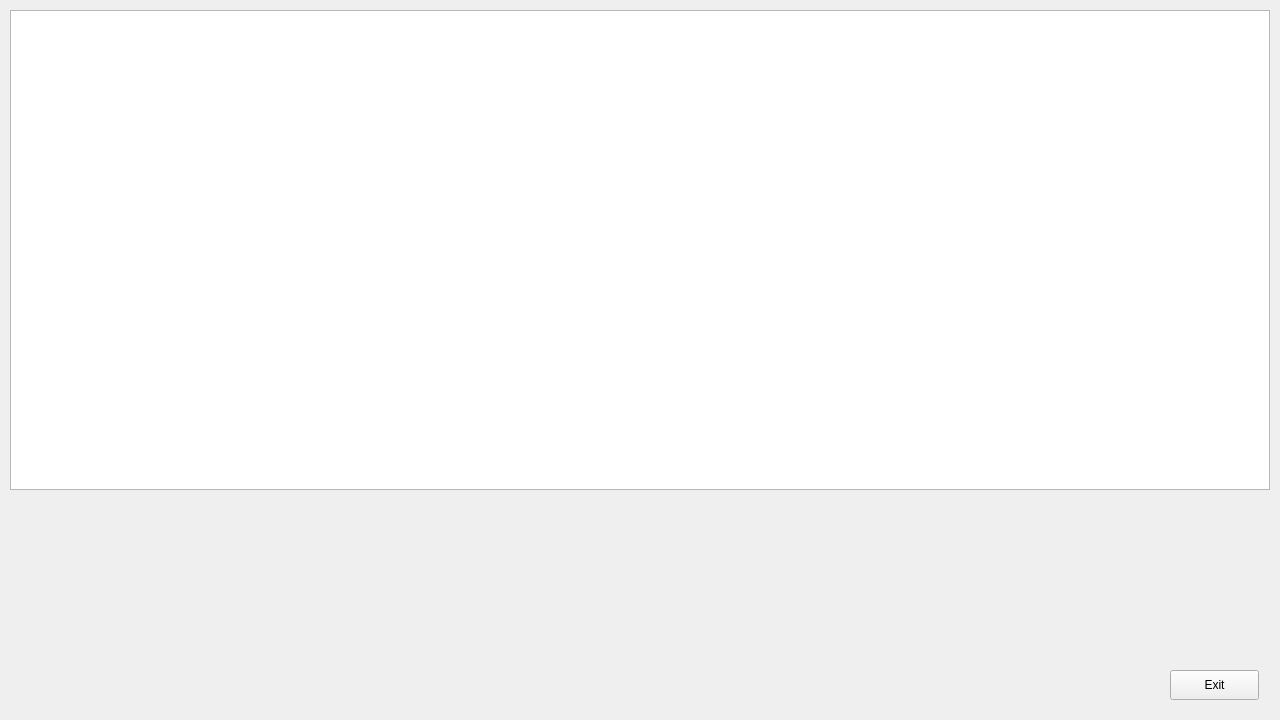
<?xml version="1.0" encoding="UTF-8"?>
<ui version="4.0">
 <class>Widget</class>
 <widget class="QWidget" name="Widget">
  <property name="windowModality">
   <enum>Qt::NonModal</enum>
  </property>
  <property name="geometry">
   <rect>
    <x>0</x>
    <y>0</y>
    <width>1280</width>
    <height>720</height>
   </rect>
  </property>
  <property name="sizePolicy">
   <sizepolicy hsizetype="Fixed" vsizetype="Fixed">
    <horstretch>0</horstretch>
    <verstretch>0</verstretch>
   </sizepolicy>
  </property>
  <property name="windowTitle">
   <string>Wave Plot</string>
  </property>
  <widget class="QGraphicsView" name="graphicsView">
   <property name="geometry">
    <rect>
     <x>10</x>
     <y>10</y>
     <width>1260</width>
     <height>480</height>
    </rect>
   </property>
   <property name="sizePolicy">
    <sizepolicy hsizetype="Fixed" vsizetype="Fixed">
     <horstretch>0</horstretch>
     <verstretch>0</verstretch>
    </sizepolicy>
   </property>
  </widget>
  <widget class="QPushButton" name="exitButton">
   <property name="geometry">
    <rect>
     <x>1170</x>
     <y>670</y>
     <width>89</width>
     <height>30</height>
    </rect>
   </property>
   <property name="text">
    <string>Exit</string>
   </property>
  </widget>
 </widget>
 <resources/>
 <connections>
  <connection>
   <sender>exitButton</sender>
   <signal>clicked()</signal>
   <receiver>Widget</receiver>
   <slot>close()</slot>
   <hints>
    <hint type="sourcelabel">
     <x>1214</x>
     <y>684</y>
    </hint>
    <hint type="destinationlabel">
     <x>639</x>
     <y>359</y>
    </hint>
   </hints>
  </connection>
 </connections>
</ui>
